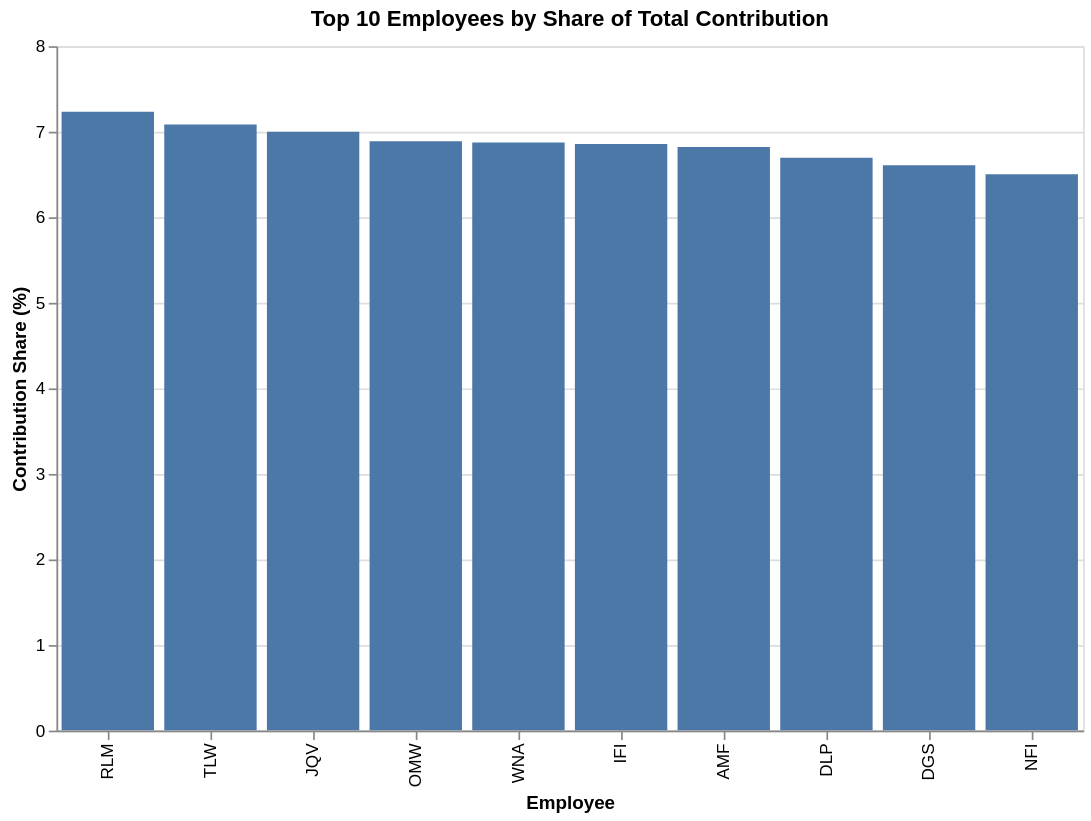

Write notebook code for a chart like this one.
### Code cell
alt.Chart(employee_share_df).mark_bar().encode(
    x=alt.X(
        "Employee:N",
        sort="-y"
    ),
    y=alt.Y(
        "Contribution Share (%):Q"
    ),
    tooltip=[
        "Employee",
        "Contribution Share (%)"
    ]
).properties(
    title="Top 10 Employees by Share of Total Contribution",
    width=600,
    height=400
).interactive()

### Figure 1 — Vega-Lite specification as saved in the notebook (floating-point values rounded to 4 significant figures)
{"config": {"view": {"continuousWidth": 300, "continuousHeight": 300}}, "data": {"name": "data-5f5eb83e729fd9334c7af063b4ff43e5"}, "mark": {"type": "bar"}, "encoding": {"tooltip": [{"field": "Employee", "type": "nominal"}, {"field": "Contribution Share (%)", "type": "quantitative"}], "x": {"field": "Employee", "sort": "-y", "type": "nominal"}, "y": {"field": "Contribution Share (%)", "type": "quantitative"}}, "height": 400, "params": [{"name": "param_1e9efca18e7a2868", "select": {"type": "interval", "encodings": ["x", "y"]}, "bind": "scales"}], "title": "Top 10 Employees by Share of Total Contribution", "width": 600, "$schema": "https://vega.github.io/schema/vega-lite/v6.1.0.json", "datasets": {"data-5f5eb83e729fd9334c7af063b4ff43e5": [{"Employee": "RLM", "Contribution Share (%)": 7.234}, {"Employee": "TLW", "Contribution Share (%)": 7.086}, {"Employee": "JQV", "Contribution Share (%)": 6.999}, {"Employee": "OMW", "Contribution Share (%)": 6.888}, {"Employee": "WNA", "Contribution Share (%)": 6.875}, {"Employee": "IFI", "Contribution Share (%)": 6.856}, {"Employee": "AMF", "Contribution Share (%)": 6.821}, {"Employee": "DLP", "Contribution Share (%)": 6.697}, {"Employee": "DGS", "Contribution Share (%)": 6.608}, {"Employee": "NFI", "Contribution Share (%)": 6.504}]}}
